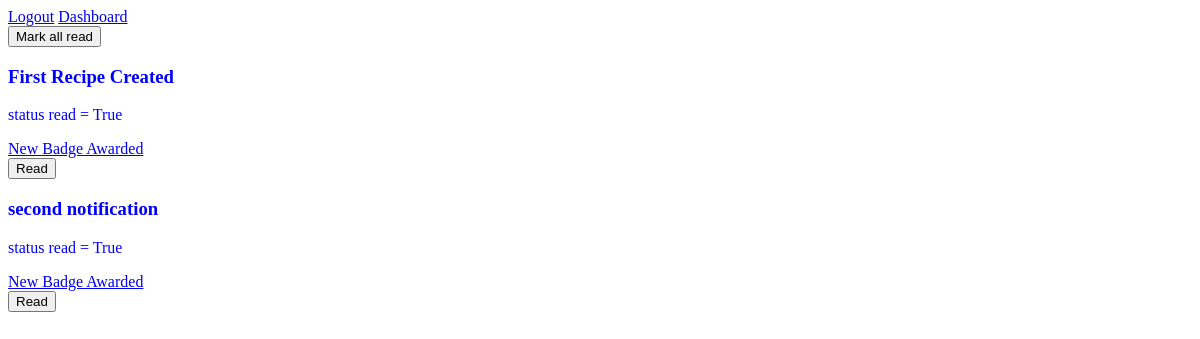
Before: /notifications/ (signed in) with the older database file.
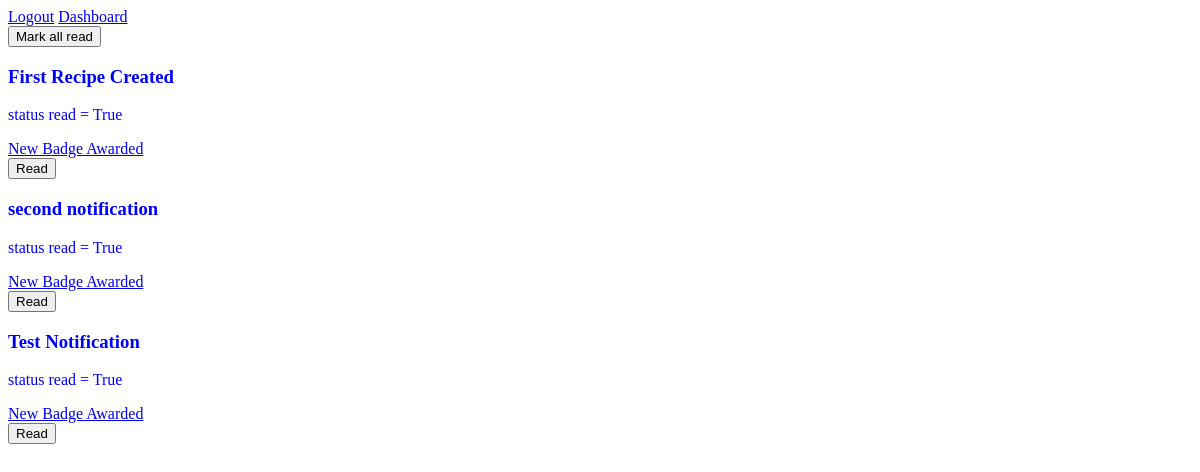
After: the same page with the newer database file.
### notifications/models.py (models this page shows, shortened)
class Notification(models.Model):
    categories = (("badge awarded", "Badge Awarded"),)
    description = models.CharField(max_length=255)
    category = models.CharField(max_length = 255, choices = categories, null = True, blank = True)
    user = models.ForeignKey(User, on_delete=models.CASCADE)
    notification_time = models.DateTimeField(auto_now_add=True)
    read = models.BooleanField(default=False)

### notifications/views.py (the view)
# urls.py: path('', views.view_notifications, name='notifications'),
@login_required
def view_notifications(request):
    notifications = Notification.objects.filter(user = request.user)
    return render(request, 'notifications/notifications.html',{
        'notifications': notifications,
    })

### notifications/context_processors.py (called while the page is built)
def notification_processor(request):
    num_notifications = ''
    if request.user.is_authenticated:
        count = Notification.objects.filter(user = request.user).count()
        if count > 0:
            num_notifications = count
    return {'num_notifications':num_notifications}

### notifications/templates/notifications/notifications.html (shortened to what this page needs)
{% extends 'core/base.html' %}
{% block content %}
<form action="{% url 'notifications:notifications_clear' %}" method="post">
    <button type="submit" name="mark_all_read">Mark all read</button>
</form>
{% for notification in notifications %}
    <div class="notification-card {% if notification.read == False %}unread{% else %}read{% endif %}">
        <h3>{{notification.description}}</h3>
        <p>status read = {{notification.read}}</p>
        <a href="{% url 'badges:badges' %}">New Badge Awarded</a>
        <form action="{% url 'notifications:notification_read' notification.id %}" method="post">
            <button type="submit" name="mark_read">Read</button>
        </form>
    </div>
{% empty %}
<h3>No new notifications</h3>
{% endfor %}
{% endblock content %}

Changed rows visible on the page:
added Notification: description "Test Notification", read "True"
